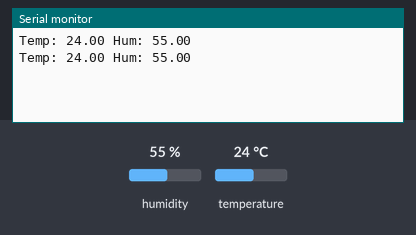
A sketch run on a simulated ESP32. Parts: the last lines printed to the serial monitor. The inputs (shaded band) are chosen by the test bench; at power-on: humidity 55 %, temperature 24 °C.

Above: at 2.8 s.
2.9 s: humidity set to 22 %
At 4.5 s:
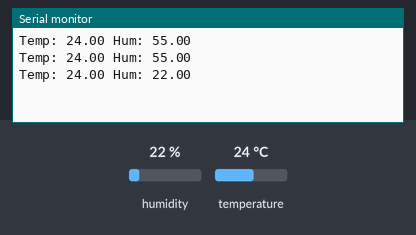
5.6 s: temperature set to 12 °C
At 7.4 s:
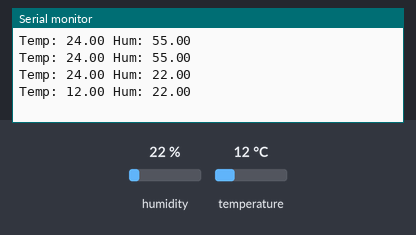
8.3 s: humidity set to 40 %
At 10.9 s:
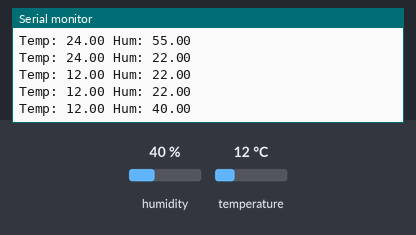
Timing chart, 0 to 12.4 s (numbered marks = the images above; inputs shaded):
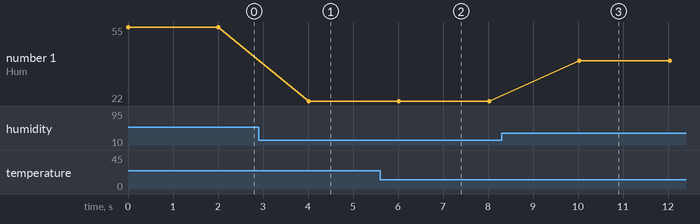

The sketch:

main.ino
```cpp
#include <DHT.h>

#define DHTPIN 4
#define DHTTYPE DHT22

DHT dht(DHTPIN, DHTTYPE);

void setup() {
  Serial.begin(115200);
  dht.begin();
}

void loop() {
  float temp = dht.readTemperature();
  float hum = dht.readHumidity();

  Serial.print("Temp: ");
  Serial.print(temp);
  Serial.print(" Hum: ");
  Serial.println(hum);

  delay(2000);
}
```

Measured:
- after the input at 2.9 s, the serial monitor: prints a new line after 1.1 s (image 1)
- after the input at 5.6 s, the serial monitor: prints a new line after 0.42 s (image 2)
- after the input at 8.3 s, the serial monitor: prints a new line after 1.7 s (image 3)
- plotted number 1: 55 → 22 after the input at 2.9 s, 22 → 40 after the input at 8.3 s
